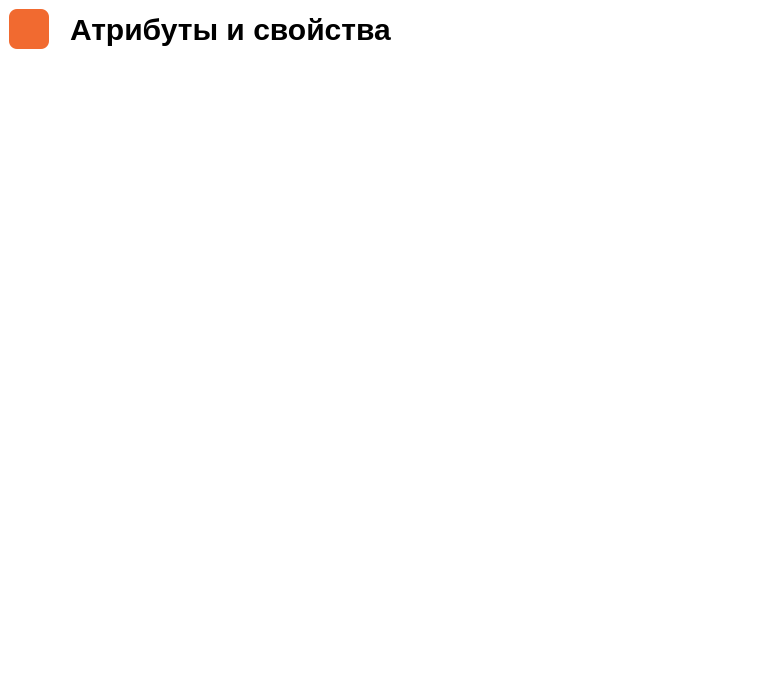
<?xml version="1.0" encoding="UTF-8"?>
<ui version="4.0">
 <class>Dom_1_6</class>
 <widget class="QMainWindow" name="Dom_1_6">
  <property name="geometry">
   <rect>
    <x>0</x>
    <y>0</y>
    <width>770</width>
    <height>700</height>
   </rect>
  </property>
  <property name="minimumSize">
   <size>
    <width>770</width>
    <height>700</height>
   </size>
  </property>
  <property name="maximumSize">
   <size>
    <width>770</width>
    <height>700</height>
   </size>
  </property>
  <property name="windowTitle">
   <string>MainWindow</string>
  </property>
  <property name="styleSheet">
   <string notr="true">background-color: rgb(255, 255, 255);</string>
  </property>
  <widget class="QWidget" name="centralwidget">
   <widget class="QLabel" name="logo">
    <property name="geometry">
     <rect>
      <x>9</x>
      <y>9</y>
      <width>40</width>
      <height>40</height>
     </rect>
    </property>
    <property name="minimumSize">
     <size>
      <width>40</width>
      <height>40</height>
     </size>
    </property>
    <property name="maximumSize">
     <size>
      <width>40</width>
      <height>40</height>
     </size>
    </property>
    <property name="cursor">
     <cursorShape>PointingHandCursor</cursorShape>
    </property>
    <property name="styleSheet">
     <string notr="true">QLabel{
border-radius: 8px;
teax-align:center;
background-color:#f16a30;
}
QLabel:hover{
	background-color: #f0dc55;
}</string>
    </property>
    <property name="text">
     <string/>
    </property>
    <property name="pixmap">
     <pixmap>arrow.svg</pixmap>
    </property>
    <property name="alignment">
     <set>Qt::AlignCenter</set>
    </property>
   </widget>
   <widget class="QLabel" name="label">
    <property name="geometry">
     <rect>
      <x>70</x>
      <y>9</y>
      <width>621</width>
      <height>41</height>
     </rect>
    </property>
    <property name="minimumSize">
     <size>
      <width>60</width>
      <height>0</height>
     </size>
    </property>
    <property name="maximumSize">
     <size>
      <width>16777215</width>
      <height>16777215</height>
     </size>
    </property>
    <property name="font">
     <font>
      <pointsize>-1</pointsize>
     </font>
    </property>
    <property name="styleSheet">
     <string notr="true">font-size: 20px;</string>
    </property>
    <property name="text">
     <string>&lt;h2&gt;
Атрибуты и свойства
&lt;/h2&gt;</string>
    </property>
   </widget>
   <widget class="QScrollArea" name="scrollArea">
    <property name="geometry">
     <rect>
      <x>10</x>
      <y>70</y>
      <width>760</width>
      <height>634</height>
     </rect>
    </property>
    <property name="minimumSize">
     <size>
      <width>760</width>
      <height>0</height>
     </size>
    </property>
    <property name="maximumSize">
     <size>
      <width>760</width>
      <height>634</height>
     </size>
    </property>
    <property name="styleSheet">
     <string notr="true">border: none;
</string>
    </property>
    <property name="horizontalScrollBarPolicy">
     <enum>Qt::ScrollBarAlwaysOff</enum>
    </property>
    <property name="widgetResizable">
     <bool>true</bool>
    </property>
    <property name="alignment">
     <set>Qt::AlignLeading|Qt::AlignLeft|Qt::AlignTop</set>
    </property>
    <widget class="QWidget" name="scrollAreaWidgetContents_2">
     <property name="geometry">
      <rect>
       <x>0</x>
       <y>0</y>
       <width>743</width>
       <height>8233</height>
      </rect>
     </property>
     <layout class="QGridLayout" name="gridLayout_2">
      <property name="leftMargin">
       <number>0</number>
      </property>
      <property name="topMargin">
       <number>0</number>
      </property>
      <property name="rightMargin">
       <number>0</number>
      </property>
      <property name="bottomMargin">
       <number>0</number>
      </property>
      <property name="spacing">
       <number>0</number>
      </property>
      <item row="0" column="0">
       <widget class="QLabel" name="label_21">
        <property name="styleSheet">
         <string notr="true">padding-bottom: 20px</string>
        </property>
        <property name="text">
         <string/>
        </property>
        <property name="pixmap">
         <pixmap>learn.javascript.ru_dom-attributes-and-properties.jpg</pixmap>
        </property>
       </widget>
      </item>
     </layout>
    </widget>
   </widget>
  </widget>
 </widget>
 <resources/>
 <connections/>
</ui>
